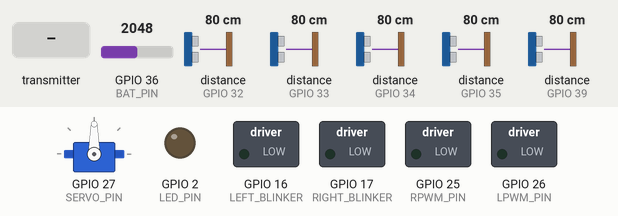
This sketch was run on a simulated ESP32. On the bench: servo, switched loads named in the sketch (green lamp = pin HIGH), output pins drawn as LEDs (lit = HIGH). Dashed ring = blinking. The inputs (shaded band) are chosen by the test bench; at power-on: GPIO 36 (BAT_PIN) = 2048, distance to the obstacle (sensors on GPIO 32, GPIO 33, GPIO 34, GPIO 35, GPIO 39) 80 cm. The echo pulse lasts 58.3 µs per cm; pins used as bus, display or sensor lines are not drawn.

Above: at 1.2 s.
1.3 s: the transmitter starts sending mode = 64
At 1.75 s:
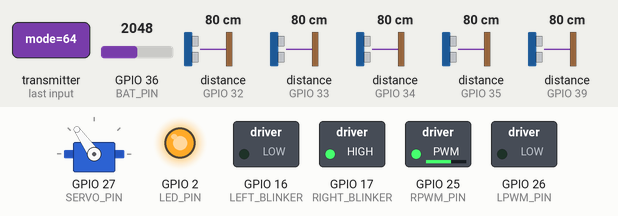
4.3 s: the transmitter starts sending throttle = 1024
At 5.59 s:
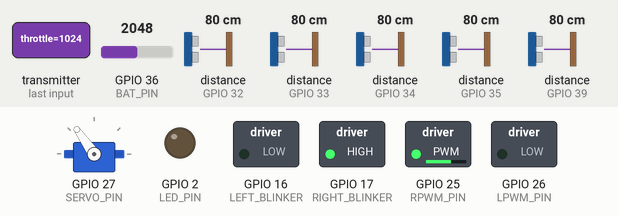
At 6.49 s:
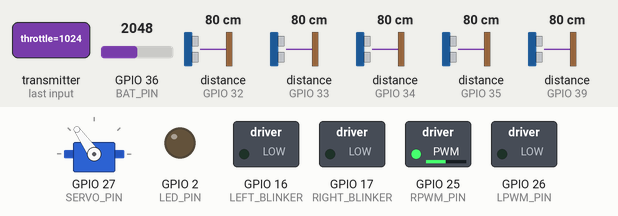
Timing chart, 0 to 6.4 s (numbered marks = the images above; inputs shaded):
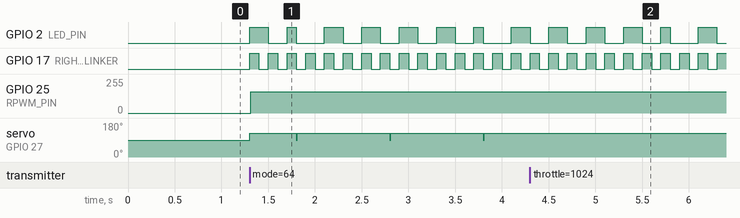

Measured:
- after the input at 1.3 s, GPIO 2 (LED_PIN): LOW → HIGH at once, → LOW 0.20 s later, → HIGH 0.20 s later, → LOW 0.10 s later, … (15 changes in this stretch); GPIO 17 (RIGHT_BLINKER): alternates HIGH for 0.10 s and LOW for 0.10 s, starting at once; GPIO 25 (RPWM_PIN): 0/255 → 158/255 at once; servo on GPIO 27 (SERVO_PIN): 90° → 125° at once
- after the input at 4.3 s, servo on GPIO 27 (SERVO_PIN): stops changing and stays 125°

The sketch:

RX_TorX.ino
```cpp
#include <esp_now.h>
#include <WiFi.h>
#include <ESP32Servo.h>
#include <esp_wifi.h>
#include <math.h>

// ===== CHÂN PHẦN CỨNG =====
#define LED_PIN         2
#define RPWM_PIN        25
#define LPWM_PIN        26
#define SERVO_PIN       27
#define LEFT_BLINKER    16
#define RIGHT_BLINKER   17

// ===== CẢM BIẾN SIÊU ÂM (5 CON - trái sang phải) =====
// S1=trái ngoài, S2=trái trong, S3=giữa, S4=phải trong, S5=phải ngoài
#define NUM_SENSORS 5
const int trigPins[NUM_SENSORS] = {23, 22, 21, 19, 18};
const int echoPins[NUM_SENSORS] = {33, 32, 35, 34, 39};
int distances[NUM_SENSORS];

// ===== NGƯỠNG KHOẢNG CÁCH AUTO (cm) =====
#define DIST_BACK   8   // < này: lùi
#define DIST_STEER  32   // < này (và > DIST_BACK): tiến + bẻ lái

// ===== TỐC ĐỘ AUTO (được điều chỉnh qua trim chân 35, range 10-30) =====
uint8_t autoSpd = 13;
// Map auto trim to real PWM range (adjust MIN_AUTO_PWM to the minimum PWM
// that reliably moves the motor on your hardware)
#define MIN_AUTO_PWM  60
#define MAX_AUTO_PWM 120

// ===== GÓC SERVO AUTO (constrain 65-125) =====
#define STEER_C         90
#define STEER_L_MEDIUM  65   // 90 - 40 → capped
#define STEER_L_HARD    75   // 90 - 50 → capped
#define STEER_R_MEDIUM 115   // 90 + 40 → capped
#define STEER_R_HARD   125   // 90 + 50 → capped

// ===== STATE MACHINE LÙI =====
enum AutoState { NAVIGATE, BACKING };
AutoState autoState      = NAVIGATE;
uint8_t   autoDriveDir   = 0; // 0=STOP, 1=FORWARD, 2=BACKWARD
uint8_t   autoSteerDir   = 0; // 0=CENTER, 1=LEFT, 2=RIGHT
unsigned long backStart  = 0;
unsigned long backDur    = 0;   // thời gian lùi, set riêng mỗi maneuver

// ===== BLINK AUTO =====
unsigned long lastBlinkAuto = 0;
bool ledStateAuto           = false;

// ===== TRẠNG THÁI AUTO (hiển thị Serial) =====
String autoStateStr = "DUNG";

// ===== CẤU TRÚC GÓI ESP-NOW =====
typedef struct {
  uint16_t throttle;
  uint16_t steer;
  uint8_t  mode;       // 1 = MANUAL, 0 = AUTO
  uint16_t trimGas;     // 0-4095 → giới hạn tốc độ tối đa (manual)
  uint16_t trimSteer;   // 0-4095 → góc lái giữ khi thả joystick
  uint16_t trimAutoGas; // logical autospeed (10-30) — TX sends mapped 10-30
} ControlData;

typedef struct {
  uint16_t dist[5];    // S1..S5 (cm), 999 = không phát hiện
  uint8_t  driveState; // 0=STOP, 1=FORWARD, 2=BACKWARD
  uint8_t  steerState; // 0=CENTER, 1=LEFT, 2=RIGHT
  uint16_t energy100;  // battery voltage in hundredths of volts (e.g., 1265 -> 12.65V)
} SensorData;

ControlData rxData;
unsigned long lastRecv = 0;
bool linkEstablished   = false;

// MAC của TX (tay cầm) — lưu từ gói đầu tiên nhận được
uint8_t txMacAddr[6];
bool    txMacSaved  = false; // MAC đã lưu, chờ add peer từ main loop
bool    txPeerAdded = false; // peer đã add xong, có thể gửi

// ===== THAM SỐ MANUAL =====
#define THROTTLE_CENTER     1850
#define THROTTLE_RANGE_FWD  1550
#define THROTTLE_RANGE_REV  890
#define STEER_MIN_ADC       280
#define STEER_MAX_ADC       3730
#define STEER_CENTER_ADC    1996
#define DEADZONE            60
#define LINK_TIMEOUT        500
#define PWM_MAX_FWD         255
#define PWM_MAX_REV         159
#define EXPO_GAIN           2.5
#define RAMP_UP             4
#define RAMP_DOWN           8
#define BLINK_INTERVAL      100

int currentPWM = 0, targetPWM = 0;
bool forward = true;
unsigned long prevBlink = 0;
bool blinkStateManual   = false;
unsigned long ledTimer  = 0;
bool ledState           = false;

Servo steeringServo;

// PWM (use LEDC instead of analogWrite for deterministic behaviour)
#define PWM_FREQ_HZ      21000
#define PWM_RESOLUTION   8
#define RPWM_CHANNEL     4
#define LPWM_CHANNEL     5

/* If 1, invert throttle sign (useful if motor wiring is reversed) */
#define THROTTLE_INVERT 0

int8_t prevMode = -1; // track previous mode to reset state on mode switch

// ===== BATTERY MONITOR =====
#define BAT_PIN           36    // ADC pin used to measure divider output (VP)
#define ADC_REF_VOLTAGE   3.30f
#define R_DIV_TOP         51000.0f
#define R_DIV_BOTTOM      10000.0f
#define ENERGY_FILTER_SIZE 10
// Calibration factor to correct ADC + divider inaccuracies.
// Measured: OLED showed 11.23V but actual is 12.26V -> factor = 12.26/11.23 ~= 1.09189
#define CALIB_FACTOR 1.09189f

uint16_t energyBuf[ENERGY_FILTER_SIZE] = {0};
uint32_t energySum = 0;
uint8_t  energyIndex = 0;
uint16_t energyAvgADC = 0; // averaged ADC reading
uint16_t energy100 = 0;    // measured battery voltage * 100 (hundredths of volt)

// periodic sensor send
unsigned long lastSensorSend = 0;
const unsigned long SENSOR_SEND_INTERVAL = 100; // ms

// send sensor data helper
void sendSensorDataIfDue(bool includeSensors) {
  if (!txPeerAdded) return;
  unsigned long now = millis();
  if (now - lastSensorSend < SENSOR_SEND_INTERVAL) return;
  lastSensorSend = now;

  SensorData sData;
  if (includeSensors) {
    for (int i = 0; i < 5; i++) sData.dist[i] = (uint16_t)distances[i];
    sData.driveState = autoDriveDir;
    sData.steerState = autoSteerDir;
  } else {
    // indicate sensors not provided
    for (int i = 0; i < 5; i++) sData.dist[i] = 999;
    sData.driveState = 0;
    sData.steerState = 0;
  }
  sData.energy100 = energy100;
  esp_now_send(txMacAddr, (uint8_t *)&sData, sizeof(sData));
}

// ===== ĐỌC CẢM BIẾN =====
void readUltrasonics() {
  for (int i = 0; i < NUM_SENSORS; i++)
  {
    digitalWrite(trigPins[i], LOW);
    delayMicroseconds(2);
    digitalWrite(trigPins[i], HIGH);
    delayMicroseconds(10);
    digitalWrite(trigPins[i], LOW);
    unsigned long dur = pulseIn(echoPins[i], HIGH, 30000);
    distances[i] = (dur == 0) ? 999 : int(dur / 2 / 29.412);
    delay(10);
  }
}

// ===== MOTOR / SERVO HELPERS =====
void stopMotor()
{
  autoDriveDir = 0;
  ledcWrite(RPWM_CHANNEL, 0);
  ledcWrite(LPWM_CHANNEL, 0);
  currentPWM = 0; targetPWM = 0;
}
void driveForward(uint8_t spd)  {
  autoDriveDir = 1;
  ledcWrite(RPWM_CHANNEL, 0);
  ledcWrite(LPWM_CHANNEL, spd);
  currentPWM = spd;
  forward = true;
}
void driveBackward(uint8_t spd) {
  autoDriveDir = 2;
  ledcWrite(LPWM_CHANNEL, 0);
  ledcWrite(RPWM_CHANNEL, spd);
  currentPWM = spd;
  forward = false;
}
void autoSteer(int angle) {
  if      (angle < 85) autoSteerDir = 1; // LEFT
  else if (angle > 95) autoSteerDir = 2; // RIGHT
  else                 autoSteerDir = 0; // CENTER
  steeringServo.write(angle);
}

// ===== BLINK HELPERS (AUTO) =====
void blinkLeft() {
  unsigned long now = millis();
  if (now - lastBlinkAuto >= 250) { lastBlinkAuto = now; ledStateAuto = !ledStateAuto; }
  digitalWrite(LEFT_BLINKER,  ledStateAuto ? HIGH : LOW);
  digitalWrite(RIGHT_BLINKER, LOW);
}
void blinkRight() {
  unsigned long now = millis();
  if (now - lastBlinkAuto >= 250) { lastBlinkAuto = now; ledStateAuto = !ledStateAuto; }
  digitalWrite(RIGHT_BLINKER, ledStateAuto ? HIGH : LOW);
  digitalWrite(LEFT_BLINKER,  LOW);
}
void notBlink() {
  digitalWrite(LEFT_BLINKER,  LOW);
  digitalWrite(RIGHT_BLINKER, LOW);
}

// ===== AUTO NAVIGATE =====
// Sensor layout (S1..S5):
//   l_out = distances[0]  (S1)
//   l_mid = distances[1]  (S2)
//   center= distances[2]  (S3)
//   r_mid = distances[3]  (S4)
//   r_out = distances[4]  (S5)
void autoNavigate()
{
  int l_out  = distances[0];
  int l_mid  = distances[1];
  int center = distances[2];
  int r_mid  = distances[3];
  int r_out  = distances[4];

  // Luôn in khoảng cách + trạng thái hiện tại
  // Serial.print("[AUTO] S1(L_OUT):");  Serial.print(l_out);
  // Serial.print("  S2(L_MID):");       Serial.print(l_mid);
  // Serial.print("  S3(CTR):");         Serial.print(center);
  // Serial.print("  S4(R_MID):");       Serial.print(r_mid);
  // Serial.print("  S5(R_OUT):");       Serial.print(r_out);
  // Serial.print("  | TRANG THAI: ");   Serial.println(autoStateStr);

  // Đang lùi → chờ hết thời gian rồi mới xét lại
  if (autoState == BACKING)
  {
    if (millis() - backStart < backDur) return;
    stopMotor();
    autoState = NAVIGATE;
  }

  // Case 2: trái < DIST_BACK → lùi + bẻ trái 1s
  if (l_out < DIST_BACK || l_mid < DIST_BACK)
  {
    autoSteer(STEER_L_MEDIUM);
    driveBackward(autoSpd);
    autoState = BACKING; backStart = millis(); backDur = 1000;
    autoStateStr = "LUI + LAI TRAI";
    return;
  }

  // Case 3: phải < DIST_BACK → lùi + bẻ phải 1s
  if (r_out < DIST_BACK || r_mid < DIST_BACK)
  {
    autoSteer(STEER_R_MEDIUM);
    driveBackward(autoSpd);
    autoState = BACKING; backStart = millis(); backDur = 1000;
    autoStateStr = "LUI + LAI PHAI";
    return;
  }

  // Case 1: giữa < DIST_BACK → lùi thẳng 1s
  if (center < DIST_BACK)
  {
    autoSteer(STEER_C);
    driveBackward(autoSpd);
    autoState = BACKING; backStart = millis(); backDur = 1000;
    autoStateStr = "LUI THANG";
    return;
  }

  // Case 4: trái trong vùng cảnh báo → tiến + bẻ phải
  if ((l_out > DIST_BACK && l_out < DIST_STEER) ||
      (l_mid > DIST_BACK && l_mid < DIST_STEER))
  {
    autoSteer(STEER_R_MEDIUM);
    driveForward(autoSpd);
    autoStateStr = "TIEN + LAI PHAI";
    return;
  }

  // Case 5: phải trong vùng cảnh báo → tiến + bẻ trái
  if ((r_out > DIST_BACK && r_out < DIST_STEER) ||
      (r_mid > DIST_BACK && r_mid < DIST_STEER))
  {
    autoSteer(STEER_L_MEDIUM);
    driveForward(autoSpd);
    autoStateStr = "TIEN + LAI TRAI";
    return;
  }

  // Mặc định: đường thông → tiến thẳng
  autoSteer(STEER_C);
  driveForward(autoSpd);
  autoStateStr = "TIEN THANG";
}

// ===== CALLBACK =====
void OnDataRecv(const uint8_t *mac, const uint8_t *incomingData, int len)
{
  if (len == sizeof(ControlData)) {
    memcpy(&rxData, incomingData, sizeof(rxData));
    lastRecv = millis();
    linkEstablished = true;

    // Lưu MAC của TX — KHÔNG gọi esp_now_add_peer từ trong callback
    if (!txMacSaved && !txPeerAdded) {
      memcpy(txMacAddr, mac, 6);
      txMacSaved = true;
    }
  }
}

// ===== SETUP =====
void setup()
{
  Serial.begin(115200);

  pinMode(LED_PIN,       OUTPUT);
  pinMode(RPWM_PIN,      OUTPUT);
  pinMode(LPWM_PIN,      OUTPUT);
  pinMode(LEFT_BLINKER,  OUTPUT);
  pinMode(RIGHT_BLINKER, OUTPUT);

  for (int i = 0; i < NUM_SENSORS; i++)
  {
    pinMode(trigPins[i], OUTPUT);
    pinMode(echoPins[i], INPUT);
    digitalWrite(trigPins[i], LOW);
  }

  steeringServo.attach(SERVO_PIN);
  steeringServo.write(90);

  /* LEDC PWM setup for motor outputs */
  ledcSetup(RPWM_CHANNEL, PWM_FREQ_HZ, PWM_RESOLUTION);
  ledcSetup(LPWM_CHANNEL, PWM_FREQ_HZ, PWM_RESOLUTION);
  ledcAttachPin(RPWM_PIN, RPWM_CHANNEL);
  ledcAttachPin(LPWM_PIN, LPWM_CHANNEL);
  /* ensure outputs start at 0 */
  ledcWrite(RPWM_CHANNEL, 0);
  ledcWrite(LPWM_CHANNEL, 0);

  WiFi.mode(WIFI_STA);
  esp_wifi_set_promiscuous(true);
  esp_wifi_set_channel(11, WIFI_SECOND_CHAN_NONE);
  esp_wifi_set_promiscuous(false);
  esp_now_init();
  esp_now_register_recv_cb(OnDataRecv);
}

// ===== LOOP =====
void loop()
{
  bool linkOK = linkEstablished && (millis() - lastRecv < LINK_TIMEOUT);

  /* ===== FAILSAFE ===== */
  if (!linkOK)
  {
    stopMotor();
    steeringServo.write(90);
    digitalWrite(LEFT_BLINKER,  LOW);
    digitalWrite(RIGHT_BLINKER, LOW);
    digitalWrite(LED_PIN, LOW);
    autoState = NAVIGATE;
    return;
  }

  // Thêm TX làm peer ngoài callback (an toàn với WiFi task)
  if (txMacSaved && !txPeerAdded) {
    esp_now_peer_info_t peer = {};
    memcpy(peer.peer_addr, txMacAddr, 6);
    peer.channel = 11;
    peer.encrypt = false;
    if (esp_now_add_peer(&peer) == ESP_OK) txPeerAdded = true;
  }

  // ===== BATTERY READ & AVERAGE =====
  uint16_t rawAdc = analogRead(BAT_PIN);
  // update circular buffer
  energySum -= energyBuf[energyIndex];
  energyBuf[energyIndex] = rawAdc;
  energySum += rawAdc;
  energyIndex++;
  if (energyIndex >= ENERGY_FILTER_SIZE) energyIndex = 0;
  energyAvgADC = energySum / ENERGY_FILTER_SIZE;
  // convert to voltage
  float vout = ((float)energyAvgADC / 4095.0f) * ADC_REF_VOLTAGE;
  float vin = vout * ((R_DIV_TOP + R_DIV_BOTTOM) / R_DIV_BOTTOM);
  // apply calibration factor to correct for ADC/reference/divider error
  energy100 = (uint16_t)roundf(vin * CALIB_FACTOR * 100.0f);

  /* detect mode change and sync state: on any mode transition reset motor outputs safely */
  if (prevMode != -1 && rxData.mode != prevMode) {
    currentPWM = 0;
    targetPWM = 0;
    stopMotor();
  }
  prevMode = rxData.mode;

  /* ===== AUTO MODE ===== */
  if (rxData.mode == 0)
  {
     autoSpd = rxData.trimAutoGas;
    readUltrasonics();

    /* Debug prints removed for performance */

    autoNavigate();

    // prepare and send sensor + energy periodically (include sensors in AUTO)
    sendSensorDataIfDue(true);

    digitalWrite(LED_PIN, HIGH);
    return;
  }

  /* ===== MANUAL MODE ===== */

  // Trim gas → giới hạn tốc độ tối đa (50-255)
  int maxFwd = map(rxData.trimGas, 0, 4095, 50, 255);

  // Throttle expo + ramp
  int16_t err = (int32_t)rxData.throttle - THROTTLE_CENTER;
  if (abs(err) < DEADZONE)
  {
    targetPWM = 0;
  } else {
    /* apply optional inversion for wiring differences */
    forward = ((err > 0) != (THROTTLE_INVERT != 0));
    int range  = forward ? THROTTLE_RANGE_FWD : THROTTLE_RANGE_REV;
    int pwmMax = forward ? maxFwd : PWM_MAX_REV;
    float norm = constrain((float)(abs(err) - DEADZONE) / (float)(range - DEADZONE), 0.0f, 1.0f);
    targetPWM  = (int)(pow(norm, EXPO_GAIN) * pwmMax);
  }
  if      (currentPWM < targetPWM) currentPWM += RAMP_UP;
  else if (currentPWM > targetPWM) currentPWM -= RAMP_DOWN;
  currentPWM = constrain(currentPWM, 0, forward ? maxFwd : PWM_MAX_REV);

  if (currentPWM == 0)
  {
    ledcWrite(RPWM_CHANNEL, 0); ledcWrite(LPWM_CHANNEL, 0);
  } else if (forward) {
    ledcWrite(RPWM_CHANNEL, 0); ledcWrite(LPWM_CHANNEL, currentPWM);
  } else {
    ledcWrite(RPWM_CHANNEL, currentPWM); ledcWrite(LPWM_CHANNEL, 0);
  }

  // Servo lái
  // Trim steer → góc giữ khi thả joystick (65-125)
  int trimSteerAngle = map(rxData.trimSteer, 0, 4095, 65, 125);

  int servoAngle;
  if (abs((int32_t)rxData.steer - STEER_CENTER_ADC) < DEADZONE)
  {
    // Thả joystick → giữ góc theo biến trở
    servoAngle = trimSteerAngle;
  } else {
    // Đang lái → servo theo joystick
    servoAngle = constrain(map(rxData.steer, STEER_MIN_ADC, STEER_MAX_ADC, 125, 65), 65, 125);
  }
  steeringServo.write(servoAngle);

  // Xi nhan
  unsigned long now = millis();
  if (servoAngle < 75 || servoAngle > 115)
  {
    if (now - prevBlink >= BLINK_INTERVAL)
    {
      prevBlink = now;
      blinkStateManual = !blinkStateManual;
    }
    if (servoAngle < 75)
    {
      digitalWrite(LEFT_BLINKER, blinkStateManual);
      digitalWrite(RIGHT_BLINKER, LOW);
    } else {
      digitalWrite(RIGHT_BLINKER, blinkStateManual);
      digitalWrite(LEFT_BLINKER, LOW);
    }
  } else {
    digitalWrite(LEFT_BLINKER, LOW);
    digitalWrite(RIGHT_BLINKER, LOW);
    blinkStateManual = false;
  }

  // LED nhấp nháy
  if (now - ledTimer >= 200)
  {
    ledTimer = now;
    ledState = !ledState;
    digitalWrite(LED_PIN, ledState);
  }

  /* Runtime debug prints removed for performance */
  // send energy periodically in MANUAL (no sensors)
  sendSensorDataIfDue(false);
}
```
